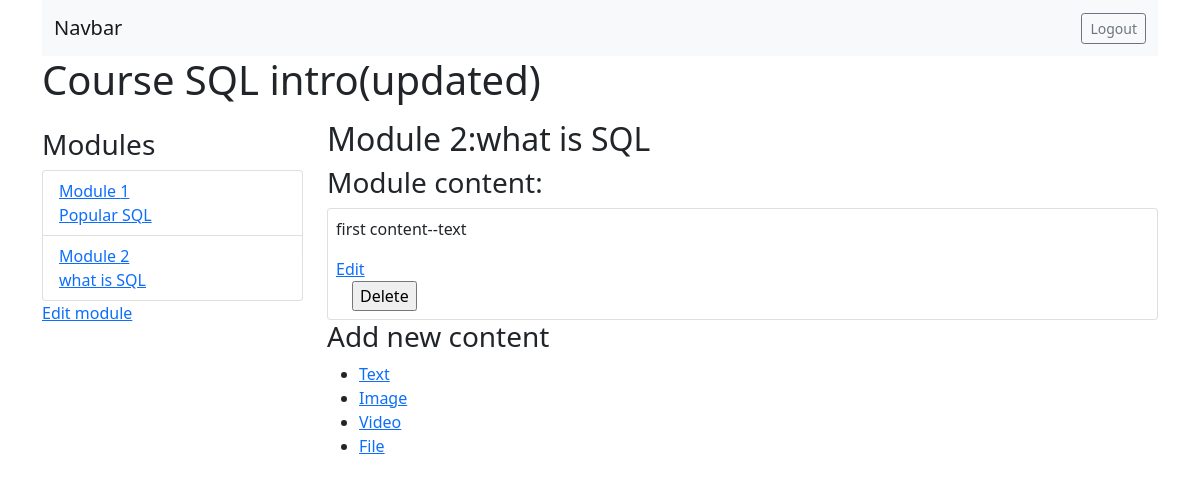
The page /course/module/6 (signed in) on the database its author committed.
### courses/models.py (models this page shows, shortened)
class Course(models.Model):
    owner = models.ForeignKey(User, on_delete=models.CASCADE, related_name='created_by')
    subject = models.ForeignKey(Subject, on_delete=models.CASCADE, related_name='courses')
    title = models.CharField(max_length=255)
    slug = models.SlugField(max_length=255, unique=True)
    overview = models.TextField()
    created = models.DateTimeField(auto_now_add=True)
    class Meta:
        ordering = ['-created']

class Module(models.Model):
    course = models.ForeignKey(Course, on_delete=models.CASCADE, related_name='modules')
    title = models.CharField(max_length=255)
    description = models.TextField(blank=True, null=True)
    order = OrderField(blank=True, for_fields=['course'])
    class Meta:
        ordering = ['order']

class Content(models.Model):
    module = models.ForeignKey(Module, on_delete=models.CASCADE, related_name='contents')
    content_type = models.ForeignKey(
        ContentType,
        on_delete=models.CASCADE,
        limit_choices_to={'model__in': ('text', 'video', 'image', 'file')}
    )
    object_id = models.PositiveBigIntegerField()
    item = GenericForeignKey('content_type', 'object_id')
    order = OrderField(blank=True, for_fields=['module'])
    class Meta:
        ordering = ['order']

class ItemBase(models.Model):
    owner = models.ForeignKey(User, on_delete=models.CASCADE, related_name='%(class)s_related') # this child model will be generated, like text_related...
    title = models.CharField(max_length=255)
    created = models.DateTimeField(auto_now_add=True)
    updated = models.DateTimeField(auto_now=True)
    class Meta:
        abstract = True
    def __str__(self):
        return self.title

class Text(ItemBase):
    content = models.TextField()

### courses/views.py (the view)
# urls.py: path('module/<int:module_id>', views.ModuleContentListView.as_view(), name='module_content_list'),
class ModuleContentListView(TemplateResponseMixin, View):
    template_name = 'courses/manage/module/content_list.html'
    def get(self,request, module_id):
        module = get_object_or_404(Module, id=module_id, course__owner=request.user)
        return self.render_to_response({'module': module})

### courses/templatetags/course.py (called while the page is built)
@register.filter
def model_name(obj):
    try:
        return obj._meta.model_name
    except AttributeError:
        return None

### courses/templates/courses/manage/module/content_list.html (shortened to what this page needs)
{% extends 'courses/base.html' %}
{% load course %}
{% block content %}
    {% with course=module.course %}
        <h1 class="mb-3">Course {{course.title}}</h1>
        <div class="row row-col-2">
            <div class="modules mt-2 col-3">
                <h3>Module{{course.modules.all.count|pluralize}}</h3>
                <ul id="modules" class="list-group">
                    {% for m in course.modules.all %}
                        <li data-id="{{m.id}}" class="list-group-item">
                            <a href="{% url 'module_content_list' m.id %}">
                                <span>Module <span class="order">{{m.order|add:1}}</span></span>
                                <br>
                                {{m.title}}
                            </a>
                        </li>
                    {% empty %}
                        <li>No module yet</li>
                    {% endfor %}
                </ul>
                <p><a href="{% url 'course_module_update' course.id %}">Edit module</a></p>
            </div>
            <div class="modules col">
                <h2>Module {{module.order|add:1}}:{{module.title}}</h2>
                <h3>Module content:</h3>
                <div class="mt-2" id="modules-contents">
                    {% for content in module.contents.all %}
                    <div class="card p-2" data-id="{{content.id}}">
                        {% with item=content.item %}
                            <p>{{item}}--{{item|model_name}}</p>
                            <a href="{% url 'module_content_update' module.id item|model_name item.id %}" class="card-link">Edit</a>
                            <form action="{% url 'module_content_delete' content.id %}" method="POST" class="card-link">
                                <input type="submit" value="Delete">
                            </form>
                        {% endwith %}
                    </div>
                    {% empty %}
                        <p>This module has no content yet.</p>
                    {% endfor %}
                </div>
                <h3>Add new content</h3>
                <ul>
                    <li>
                        <a href="{% url 'module_content_create' module.id 'text' %}">Text</a>
                    </li>
                    <li>
                        <a href="{% url 'module_content_create' module.id 'image' %}">Image</a>
                    </li>
                    <li>
                        <a href="{% url 'module_content_create' module.id 'video' %}">Video</a>
                    </li>
                    <li>
                        <a href="{% url 'module_content_create' module.id 'file' %}">File</a>
                    </li>
                </ul>
            </div>
        </div>
    {% endwith %}
{% endblock content %}

### rows shown on the page
Course: title "SQL intro(updated)"
Module: order|add "1", title "Popular SQL"
Module: order|add "2", title "what is SQL"
Content: item "first content", item|model_name "text"
